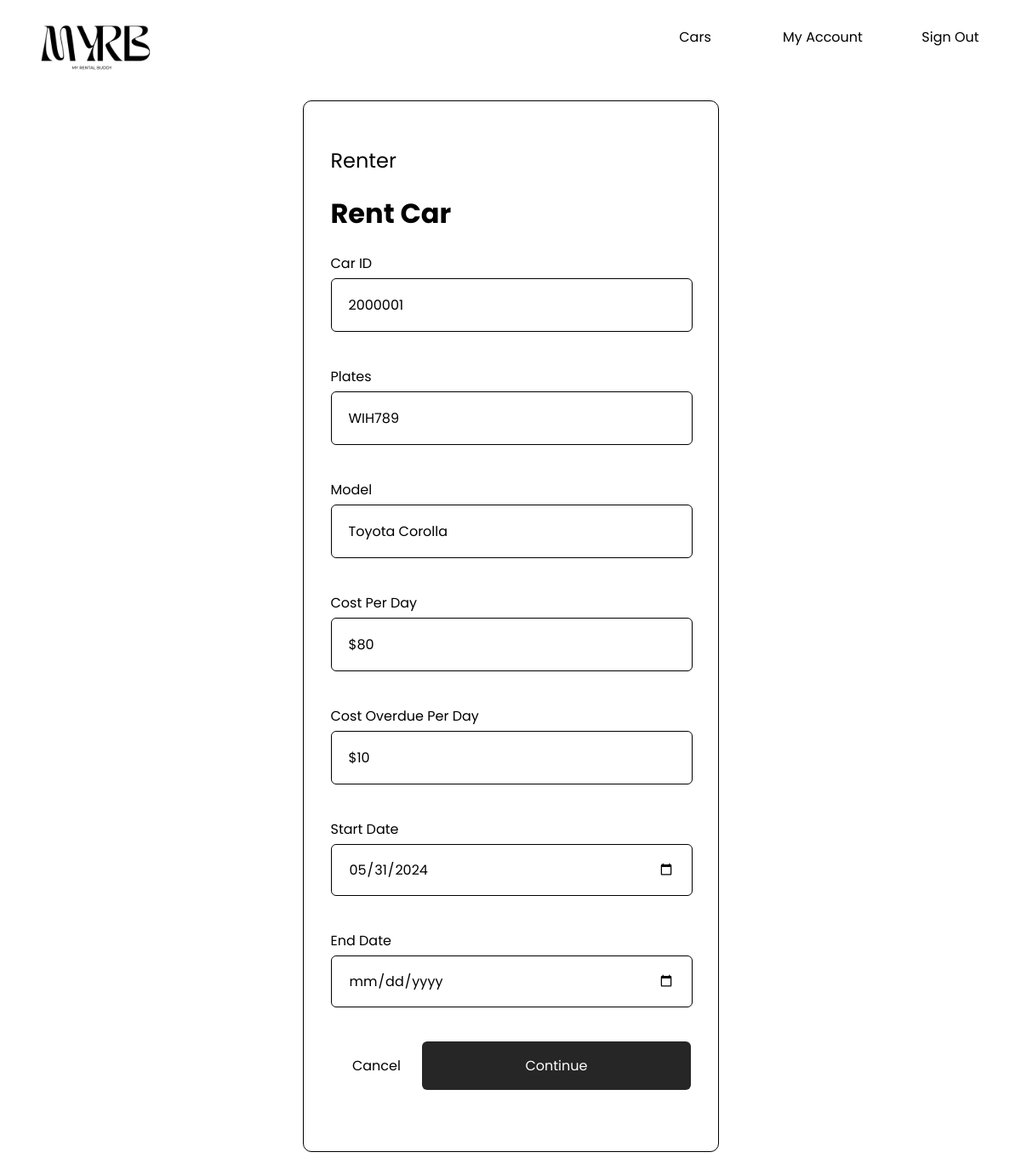
/RentCar.php?id=2000001 (signed in), run on the app's committed database.
### tables this page shows
CREATE TABLE `cars` (
  `car_id` int(7) NOT NULL,
  `plates` varchar(50) NOT NULL,
  `model` varchar(50) NOT NULL,
  `type` varchar(50) NOT NULL,
  `status` varchar(50) NOT NULL,
  `cost_per_day` int(11) NOT NULL,
  `cost_overdue_per_day` int(11) NOT NULL
);

### class_User.php (called while the page is built, shortened)
<?php
  class User {
    public function get_available_cars(){
      $this->conn = new mysqli("localhost","root","","rental_buddy");
      $sql = 'SELECT * FROM cars WHERE status="available";';
      return self::load($this->conn, $sql);
    }
    public static function load($conn, $sql){
      try {
        $result = mysqli_query($conn, $sql);
        if ($result->num_rows > 0) {
            $res = $result->fetch_all(MYSQLI_ASSOC);
        }
      } catch (mysqli_sql_exception $e){
        die("Error: " . mysqli_error($conn));
      }
      return $res;
    }
  }
?>

### class_Car.php (called while the page is built, shortened)
<?php
  class Car {
    private $car_id;
    private $plates;
    private $model;
    private $cost_per_day;
    private $cost_overdue_per_day;
    function __construct($car_id, $plates, $model, $type, $status, $cost_per_day, $cost_overdue_per_day){
      $this->car_id = $car_id;
      $this->plates = $plates;
      $this->model = $model;
      $this->cost_per_day = $cost_per_day;
      $this->cost_overdue_per_day = $cost_overdue_per_day;
    }
    public function getPlates(){
        return $this->plates;
    }
    public function getModel(){
      return $this->model;
    }
    public function getPrice(){
      return $this->cost_per_day;
    }
    public function getOverdueCost(){
      return $this->cost_overdue_per_day;
    }
    public function getId(){
      return $this->car_id;
    }
    public static function get_car_by_id($cars, $id){
      foreach($cars as $car){
        if($car->getId() === $id){
          $result = $car;
          break;
        }
      }
      return $result;
    }
  }
?>

### RentCar.php (the view, shortened to what this page needs)
<?php
  require_once('./class_User.php');
  require_once('./class_Car.php');
  $user = unserialize($_SESSION['user']);
  $id = $_REQUEST['id'];
  $conn = new mysqli("localhost","root","","rental_buddy");
  function getCars($conn, $user){
    $res = $user->get_available_cars($conn);
    $cars = [];
    foreach($res as $item){
      $car = new Car($item['car_id'],$item['plates'],$item['model'],$item['type'],$item['status'],$item['cost_per_day'],$item['cost_overdue_per_day']);
      array_push($cars, $car);
    }
    return $cars;
  }
  $all_cars = getCars($conn, $user);
  $selected_car = Car::get_car_by_id($all_cars, $id);
?>
<!DOCTYPE html>
<html lang="en">
<head>
  <link rel="stylesheet" href="./style.css">
</head>
<body>
  <div class="container2">
    <div class="logo">
      <img src="./asset/logo.png" alt="logo">
    </div>
    <div class="nav">
      <a href="car.php?search=available">Cars</a>
      <a href="user.php">My Account</a>
      <a href="./auth/login.php">Sign Out</a>
    </div>
  </div>
  <div class="main-container">
    <form action="RentCar.php?id=<?php echo $id?>" method="post">
      <div class="container">
        <div style="margin: auto;padding: 32px;border: 1px solid black;border-radius: 10px;">
          <h2 style="text-align: left; font-weight: normal;">Renter</h2>
          <h1 style="text-align: left">Rent Car</h1>
          <div class="field">
            <label for="">Car ID</label>
            <div class="input-box">
              <input type="text" value="<?php  echo $selected_car->getId() ?>" readonly >
            </div>
          </div>
          <div class="field">
            <label for="">Plates</label>
            <div class="input-box">
              <input type="text" name="" value="<?php  echo $selected_car->getPlates() ?>" readonly >
            </div>
          </div>
          <div class="field">
            <label for="">Model</label>
            <div class="input-box">
              <input type="text" name="" value="<?php  echo $selected_car->getModel() ?>" readonly >
            </div>
          </div>
          <div class="field">
            <label for="">Cost Per Day</label>
            <div class="input-box">
              <input type="text" name="" value="$<?php  echo $selected_car->getPrice() ?>" readonly>
            </div>
          </div>
          <div class="field">
            <label for="">Cost Overdue Per Day</label>
            <div class="input-box">
              <input type="text" name="" value="$<?php  echo $selected_car->getOverdueCost() ?>" readonly>
            </div>
          </div>
          <div class="field">
            <label for="start-date">Start Date</label>
            <div class="input-box">
              <input type="date" name="start-date" value="<?php echo date("Y-m-d")?>" required>
            </div>
          </div>
          <div class="field">
            <label for="end-date">End Date</label>
            <div class="input-box">
              <input type="date" name="end-date" required>
            </div>
          </div>
          <div class="field">
            <div class="main-container" style="justify-content: space-between;">
              <a href="./Car.php?search=available">Cancel</a>
              <input class="button" type="submit" value="Continue" name="submit">
            </div>
          </div>
        </div>
      </div>
    </form>
  </div>
</body>
</html>

### style.css (style rules this page uses)
body { font-family: "Poppins", sans-serif; }
a { text-decoration: none; color: initial; width: 150px; text-align: center; }
.container { text-align: center; width: 600px; padding: 40px; border-radius: 20px; display: flex; flex-direction: column; }
.container2 { display: flex; align-items: center; }
label { font-size: 16px; text-align: left; padding-bottom: 5px; }
.field { display: flex; flex-direction: column; margin-bottom: 40px; width: 423px; background: transparent; }
input { font-family: "Poppins", sans-serif; }
input[type="text"], input[type="password"], select, input[type="number"], input[type="date"] { margin: auto; height: 59px; width: 100%; background: transparent; font-size: 16px; border: none; padding-left: 20px; padding-right: 20px; }
.button, input[type="submit"], input[type="button"], button { height: 57px; width: 100%; padding-left: 20px; padding-right: 20px; border-radius: 6px; border: 0px; background-color: rgb(38, 38, 38); color: white; font-size: 16px; }
.input-box { border: 1px solid black; display: flex; width: 100%; border-radius: 6px; }
.logo { height: 70px; width: 100%; }
.logo img { height: 100px; width: 200px; object-fit: cover; }
.main-container { display: flex; align-items: center; justify-content: center; }
.nav { display: flex; align-items: center; }

### data on the page
cars: car_id "2000001", plates "WIH789", model "Toyota Corolla", cost_per_day "$80", cost_overdue_per_day "$10"
